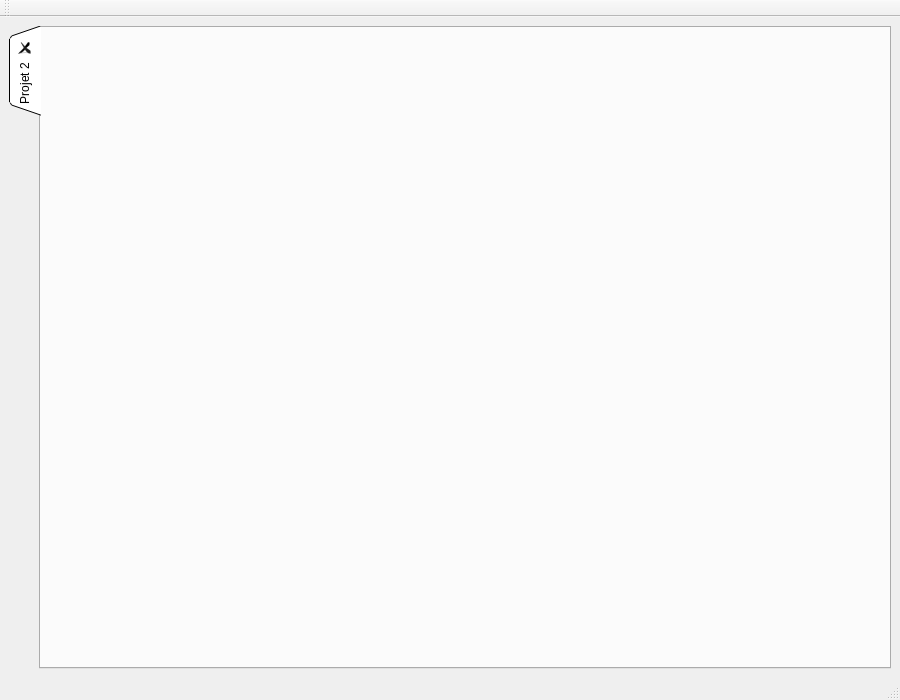
<?xml version="1.0" encoding="UTF-8"?>
<ui version="4.0">
 <class>MainWindow</class>
 <widget class="QMainWindow" name="MainWindow">
  <property name="geometry">
   <rect>
    <x>0</x>
    <y>0</y>
    <width>900</width>
    <height>700</height>
   </rect>
  </property>
  <property name="sizePolicy">
   <sizepolicy hsizetype="Preferred" vsizetype="Preferred">
    <horstretch>0</horstretch>
    <verstretch>0</verstretch>
   </sizepolicy>
  </property>
  <property name="minimumSize">
   <size>
    <width>800</width>
    <height>700</height>
   </size>
  </property>
  <property name="windowTitle">
   <string>DIYABC</string>
  </property>
  <widget class="QWidget" name="centralwidget">
   <layout class="QGridLayout" name="gridLayout_2">
    <item row="2" column="0">
     <layout class="QGridLayout" name="gridLayout">
      <item row="0" column="0">
       <widget class="QTabWidget" name="tabWidget">
        <property name="tabPosition">
         <enum>QTabWidget::West</enum>
        </property>
        <property name="tabShape">
         <enum>QTabWidget::Triangular</enum>
        </property>
        <property name="currentIndex">
         <number>0</number>
        </property>
        <property name="documentMode">
         <bool>false</bool>
        </property>
        <property name="tabsClosable">
         <bool>true</bool>
        </property>
        <property name="movable">
         <bool>true</bool>
        </property>
        <widget class="QWidget" name="tab_6">
         <attribute name="title">
          <string>Projet 2</string>
         </attribute>
         <layout class="QVBoxLayout" name="verticalLayout"/>
        </widget>
       </widget>
      </item>
     </layout>
    </item>
   </layout>
  </widget>
  <widget class="QMenuBar" name="menubar">
   <property name="geometry">
    <rect>
     <x>0</x>
     <y>0</y>
     <width>900</width>
     <height>25</height>
    </rect>
   </property>
  </widget>
  <widget class="QStatusBar" name="statusbar"/>
  <widget class="QToolBar" name="toolBar">
   <property name="windowTitle">
    <string>toolBar</string>
   </property>
   <attribute name="toolBarArea">
    <enum>TopToolBarArea</enum>
   </attribute>
   <attribute name="toolBarBreak">
    <bool>false</bool>
   </attribute>
  </widget>
  <action name="actionWeb">
   <property name="checkable">
    <bool>true</bool>
   </property>
   <property name="text">
    <string>activer web</string>
   </property>
   <property name="toolTip">
    <string>obvious</string>
   </property>
  </action>
  <action name="action">
   <property name="checkable">
    <bool>true</bool>
   </property>
   <property name="text">
    <string>plap</string>
   </property>
   <property name="toolTip">
    <string>hohoho</string>
   </property>
  </action>
  <action name="actionLoop">
   <property name="checkable">
    <bool>true</bool>
   </property>
   <property name="text">
    <string>loop</string>
   </property>
   <property name="toolTip">
    <string>c'est la vie!</string>
   </property>
   <property name="shortcut">
    <string>Ctrl+Alt+L</string>
   </property>
  </action>
  <action name="actionOngsuiv">
   <property name="text">
    <string>ongsuiv</string>
   </property>
   <property name="shortcut">
    <string>Ctrl+PgDown</string>
   </property>
  </action>
  <action name="actionOngprec">
   <property name="text">
    <string>ongprec</string>
   </property>
   <property name="shortcut">
    <string>Ctrl+PgUp</string>
   </property>
  </action>
 </widget>
 <resources/>
 <connections/>
</ui>
